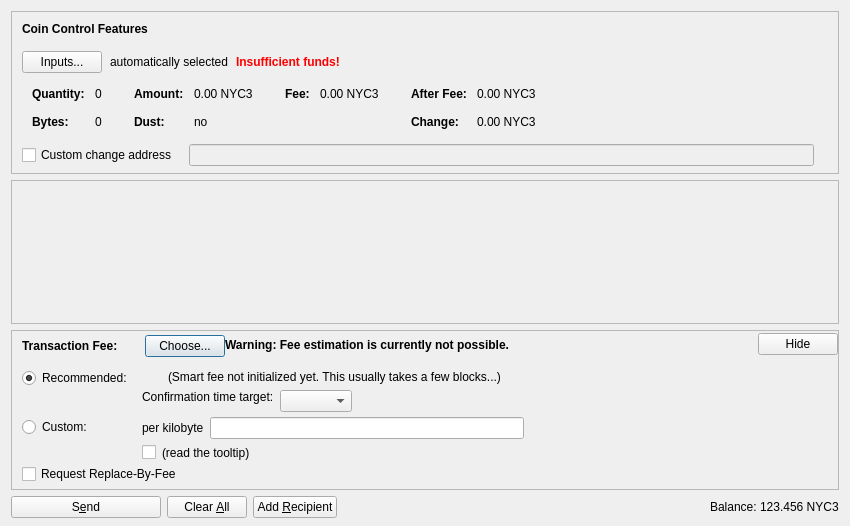
<?xml version="1.0" encoding="UTF-8"?>
<ui version="4.0">
 <class>SendCoinsDialog</class>
 <widget class="QDialog" name="SendCoinsDialog">
  <property name="geometry">
   <rect>
    <x>0</x>
    <y>0</y>
    <width>850</width>
    <height>526</height>
   </rect>
  </property>
  <property name="windowTitle">
   <string>Send Coins</string>
  </property>
  <layout class="QVBoxLayout" name="verticalLayout" stretch="0,1,0,0">
   <property name="bottomMargin">
    <number>8</number>
   </property>
   <item>
    <widget class="QFrame" name="frameCoinControl">
     <property name="sizePolicy">
      <sizepolicy hsizetype="Expanding" vsizetype="Expanding">
       <horstretch>0</horstretch>
       <verstretch>0</verstretch>
      </sizepolicy>
     </property>
     <property name="maximumSize">
      <size>
       <width>16777215</width>
       <height>16777215</height>
      </size>
     </property>
     <property name="frameShape">
      <enum>QFrame::StyledPanel</enum>
     </property>
     <property name="frameShadow">
      <enum>QFrame::Sunken</enum>
     </property>
     <layout class="QVBoxLayout" name="verticalLayoutCoinControl2">
      <property name="spacing">
       <number>0</number>
      </property>
      <property name="leftMargin">
       <number>0</number>
      </property>
      <property name="topMargin">
       <number>0</number>
      </property>
      <property name="rightMargin">
       <number>0</number>
      </property>
      <property name="bottomMargin">
       <number>6</number>
      </property>
      <item>
       <layout class="QVBoxLayout" name="verticalLayoutCoinControl" stretch="0,0,0,0,1">
        <property name="spacing">
         <number>0</number>
        </property>
        <property name="leftMargin">
         <number>10</number>
        </property>
        <property name="topMargin">
         <number>10</number>
        </property>
        <item>
         <layout class="QHBoxLayout" name="horizontalLayoutCoinControl1">
          <property name="bottomMargin">
           <number>15</number>
          </property>
          <item>
           <widget class="QLabel" name="labelCoinControlFeatures">
            <property name="sizePolicy">
             <sizepolicy hsizetype="Preferred" vsizetype="Maximum">
              <horstretch>0</horstretch>
              <verstretch>0</verstretch>
             </sizepolicy>
            </property>
            <property name="font">
             <font>
              <weight>75</weight>
              <bold>true</bold>
             </font>
            </property>
            <property name="styleSheet">
             <string notr="true">font-weight:bold;</string>
            </property>
            <property name="text">
             <string>Coin Control Features</string>
            </property>
           </widget>
          </item>
         </layout>
        </item>
        <item>
         <layout class="QHBoxLayout" name="horizontalLayoutCoinControl2" stretch="0,0,0,0">
          <property name="spacing">
           <number>8</number>
          </property>
          <property name="bottomMargin">
           <number>10</number>
          </property>
          <item>
           <widget class="QPushButton" name="pushButtonCoinControl">
            <property name="styleSheet">
             <string notr="true"/>
            </property>
            <property name="text">
             <string>Inputs...</string>
            </property>
            <property name="autoDefault">
             <bool>false</bool>
            </property>
           </widget>
          </item>
          <item>
           <widget class="QLabel" name="labelCoinControlAutomaticallySelected">
            <property name="text">
             <string>automatically selected</string>
            </property>
            <property name="margin">
             <number>5</number>
            </property>
           </widget>
          </item>
          <item>
           <widget class="QLabel" name="labelCoinControlInsuffFunds">
            <property name="font">
             <font>
              <weight>75</weight>
              <bold>true</bold>
             </font>
            </property>
            <property name="styleSheet">
             <string notr="true">color:red;font-weight:bold;</string>
            </property>
            <property name="text">
             <string>Insufficient funds!</string>
            </property>
            <property name="margin">
             <number>5</number>
            </property>
           </widget>
          </item>
          <item>
           <spacer name="horizontalSpacerCoinControl">
            <property name="orientation">
             <enum>Qt::Horizontal</enum>
            </property>
            <property name="sizeHint" stdset="0">
             <size>
              <width>40</width>
              <height>1</height>
             </size>
            </property>
           </spacer>
          </item>
         </layout>
        </item>
        <item>
         <widget class="QWidget" name="widgetCoinControl" native="true">
          <property name="sizePolicy">
           <sizepolicy hsizetype="Preferred" vsizetype="Preferred">
            <horstretch>0</horstretch>
            <verstretch>0</verstretch>
           </sizepolicy>
          </property>
          <property name="minimumSize">
           <size>
            <width>0</width>
            <height>0</height>
           </size>
          </property>
          <property name="styleSheet">
           <string notr="true"/>
          </property>
          <layout class="QHBoxLayout" name="horizontalLayoutCoinControl5">
           <property name="leftMargin">
            <number>0</number>
           </property>
           <property name="topMargin">
            <number>0</number>
           </property>
           <property name="rightMargin">
            <number>0</number>
           </property>
           <property name="bottomMargin">
            <number>0</number>
           </property>
           <item>
            <layout class="QHBoxLayout" name="horizontalLayoutCoinControl3" stretch="0,0,0,1">
             <property name="spacing">
              <number>20</number>
             </property>
             <property name="topMargin">
              <number>0</number>
             </property>
             <property name="bottomMargin">
              <number>10</number>
             </property>
             <item>
              <layout class="QFormLayout" name="formLayoutCoinControl1">
               <property name="horizontalSpacing">
                <number>10</number>
               </property>
               <property name="verticalSpacing">
                <number>14</number>
               </property>
               <property name="leftMargin">
                <number>10</number>
               </property>
               <property name="topMargin">
                <number>4</number>
               </property>
               <property name="rightMargin">
                <number>6</number>
               </property>
               <item row="0" column="0">
                <widget class="QLabel" name="labelCoinControlQuantityText">
                 <property name="font">
                  <font>
                   <weight>75</weight>
                   <bold>true</bold>
                  </font>
                 </property>
                 <property name="text">
                  <string>Quantity:</string>
                 </property>
                 <property name="margin">
                  <number>0</number>
                 </property>
                </widget>
               </item>
               <item row="0" column="1">
                <widget class="QLabel" name="labelCoinControlQuantity">
                 <property name="cursor">
                  <cursorShape>IBeamCursor</cursorShape>
                 </property>
                 <property name="contextMenuPolicy">
                  <enum>Qt::ActionsContextMenu</enum>
                 </property>
                 <property name="text">
                  <string notr="true">0</string>
                 </property>
                 <property name="margin">
                  <number>0</number>
                 </property>
                 <property name="textInteractionFlags">
                  <set>Qt::LinksAccessibleByMouse|Qt::TextSelectableByKeyboard|Qt::TextSelectableByMouse</set>
                 </property>
                </widget>
               </item>
               <item row="1" column="0">
                <widget class="QLabel" name="labelCoinControlBytesText">
                 <property name="font">
                  <font>
                   <weight>75</weight>
                   <bold>true</bold>
                  </font>
                 </property>
                 <property name="text">
                  <string>Bytes:</string>
                 </property>
                </widget>
               </item>
               <item row="1" column="1">
                <widget class="QLabel" name="labelCoinControlBytes">
                 <property name="cursor">
                  <cursorShape>IBeamCursor</cursorShape>
                 </property>
                 <property name="contextMenuPolicy">
                  <enum>Qt::ActionsContextMenu</enum>
                 </property>
                 <property name="text">
                  <string notr="true">0</string>
                 </property>
                 <property name="textInteractionFlags">
                  <set>Qt::LinksAccessibleByMouse|Qt::TextSelectableByKeyboard|Qt::TextSelectableByMouse</set>
                 </property>
                </widget>
               </item>
              </layout>
             </item>
             <item>
              <layout class="QFormLayout" name="formLayoutCoinControl2">
               <property name="horizontalSpacing">
                <number>10</number>
               </property>
               <property name="verticalSpacing">
                <number>14</number>
               </property>
               <property name="leftMargin">
                <number>6</number>
               </property>
               <property name="topMargin">
                <number>4</number>
               </property>
               <property name="rightMargin">
                <number>6</number>
               </property>
               <item row="0" column="0">
                <widget class="QLabel" name="labelCoinControlAmountText">
                 <property name="font">
                  <font>
                   <weight>75</weight>
                   <bold>true</bold>
                  </font>
                 </property>
                 <property name="text">
                  <string>Amount:</string>
                 </property>
                 <property name="margin">
                  <number>0</number>
                 </property>
                </widget>
               </item>
               <item row="0" column="1">
                <widget class="QLabel" name="labelCoinControlAmount">
                 <property name="cursor">
                  <cursorShape>IBeamCursor</cursorShape>
                 </property>
                 <property name="contextMenuPolicy">
                  <enum>Qt::ActionsContextMenu</enum>
                 </property>
                 <property name="text">
                  <string notr="true">0.00 NYC3</string>
                 </property>
                 <property name="textInteractionFlags">
                  <set>Qt::LinksAccessibleByMouse|Qt::TextSelectableByKeyboard|Qt::TextSelectableByMouse</set>
                 </property>
                </widget>
               </item>
               <item row="1" column="0">
                <widget class="QLabel" name="labelCoinControlLowOutputText">
                 <property name="font">
                  <font>
                   <weight>75</weight>
                   <bold>true</bold>
                  </font>
                 </property>
                 <property name="text">
                  <string>Dust:</string>
                 </property>
                </widget>
               </item>
               <item row="1" column="1">
                <widget class="QLabel" name="labelCoinControlLowOutput">
                 <property name="cursor">
                  <cursorShape>IBeamCursor</cursorShape>
                 </property>
                 <property name="contextMenuPolicy">
                  <enum>Qt::ActionsContextMenu</enum>
                 </property>
                 <property name="text">
                  <string notr="true">no</string>
                 </property>
                 <property name="textInteractionFlags">
                  <set>Qt::LinksAccessibleByMouse|Qt::TextSelectableByKeyboard|Qt::TextSelectableByMouse</set>
                 </property>
                </widget>
               </item>
              </layout>
             </item>
             <item>
              <layout class="QFormLayout" name="formLayoutCoinControl3">
               <property name="horizontalSpacing">
                <number>10</number>
               </property>
               <property name="verticalSpacing">
                <number>14</number>
               </property>
               <property name="leftMargin">
                <number>6</number>
               </property>
               <property name="topMargin">
                <number>4</number>
               </property>
               <property name="rightMargin">
                <number>6</number>
               </property>
               <item row="0" column="0">
                <widget class="QLabel" name="labelCoinControlFeeText">
                 <property name="font">
                  <font>
                   <weight>75</weight>
                   <bold>true</bold>
                  </font>
                 </property>
                 <property name="text">
                  <string>Fee:</string>
                 </property>
                 <property name="margin">
                  <number>0</number>
                 </property>
                </widget>
               </item>
               <item row="0" column="1">
                <widget class="QLabel" name="labelCoinControlFee">
                 <property name="cursor">
                  <cursorShape>IBeamCursor</cursorShape>
                 </property>
                 <property name="contextMenuPolicy">
                  <enum>Qt::ActionsContextMenu</enum>
                 </property>
                 <property name="text">
                  <string notr="true">0.00 NYC3</string>
                 </property>
                 <property name="textInteractionFlags">
                  <set>Qt::LinksAccessibleByMouse|Qt::TextSelectableByKeyboard|Qt::TextSelectableByMouse</set>
                 </property>
                </widget>
               </item>
              </layout>
             </item>
             <item>
              <layout class="QFormLayout" name="formLayoutCoinControl4">
               <property name="horizontalSpacing">
                <number>10</number>
               </property>
               <property name="verticalSpacing">
                <number>14</number>
               </property>
               <property name="leftMargin">
                <number>6</number>
               </property>
               <property name="topMargin">
                <number>4</number>
               </property>
               <property name="rightMargin">
                <number>6</number>
               </property>
               <item row="0" column="0">
                <widget class="QLabel" name="labelCoinControlAfterFeeText">
                 <property name="font">
                  <font>
                   <weight>75</weight>
                   <bold>true</bold>
                  </font>
                 </property>
                 <property name="text">
                  <string>After Fee:</string>
                 </property>
                 <property name="margin">
                  <number>0</number>
                 </property>
                </widget>
               </item>
               <item row="0" column="1">
                <widget class="QLabel" name="labelCoinControlAfterFee">
                 <property name="cursor">
                  <cursorShape>IBeamCursor</cursorShape>
                 </property>
                 <property name="contextMenuPolicy">
                  <enum>Qt::ActionsContextMenu</enum>
                 </property>
                 <property name="text">
                  <string notr="true">0.00 NYC3</string>
                 </property>
                 <property name="textInteractionFlags">
                  <set>Qt::LinksAccessibleByMouse|Qt::TextSelectableByKeyboard|Qt::TextSelectableByMouse</set>
                 </property>
                </widget>
               </item>
               <item row="1" column="0">
                <widget class="QLabel" name="labelCoinControlChangeText">
                 <property name="font">
                  <font>
                   <weight>75</weight>
                   <bold>true</bold>
                  </font>
                 </property>
                 <property name="text">
                  <string>Change:</string>
                 </property>
                </widget>
               </item>
               <item row="1" column="1">
                <widget class="QLabel" name="labelCoinControlChange">
                 <property name="cursor">
                  <cursorShape>IBeamCursor</cursorShape>
                 </property>
                 <property name="contextMenuPolicy">
                  <enum>Qt::ActionsContextMenu</enum>
                 </property>
                 <property name="text">
                  <string notr="true">0.00 NYC3</string>
                 </property>
                 <property name="textInteractionFlags">
                  <set>Qt::LinksAccessibleByMouse|Qt::TextSelectableByKeyboard|Qt::TextSelectableByMouse</set>
                 </property>
                </widget>
               </item>
              </layout>
             </item>
            </layout>
           </item>
          </layout>
         </widget>
        </item>
        <item>
         <layout class="QHBoxLayout" name="horizontalLayoutCoinControl4" stretch="0,0,0">
          <property name="spacing">
           <number>12</number>
          </property>
          <property name="sizeConstraint">
           <enum>QLayout::SetDefaultConstraint</enum>
          </property>
          <property name="topMargin">
           <number>5</number>
          </property>
          <property name="rightMargin">
           <number>5</number>
          </property>
          <item>
           <widget class="QCheckBox" name="checkBoxCoinControlChange">
            <property name="toolTip">
             <string>If this is activated, but the change address is empty or invalid, change will be sent to a newly generated address.</string>
            </property>
            <property name="text">
             <string>Custom change address</string>
            </property>
           </widget>
          </item>
          <item>
           <widget class="QValidatedLineEdit" name="lineEditCoinControlChange">
            <property name="enabled">
             <bool>false</bool>
            </property>
            <property name="sizePolicy">
             <sizepolicy hsizetype="Expanding" vsizetype="Fixed">
              <horstretch>0</horstretch>
              <verstretch>0</verstretch>
             </sizepolicy>
            </property>
           </widget>
          </item>
          <item>
           <widget class="QLabel" name="labelCoinControlChangeLabel">
            <property name="sizePolicy">
             <sizepolicy hsizetype="Preferred" vsizetype="Expanding">
              <horstretch>0</horstretch>
              <verstretch>0</verstretch>
             </sizepolicy>
            </property>
            <property name="minimumSize">
             <size>
              <width>0</width>
              <height>0</height>
             </size>
            </property>
            <property name="text">
             <string/>
            </property>
            <property name="margin">
             <number>3</number>
            </property>
           </widget>
          </item>
         </layout>
        </item>
        <item>
         <spacer name="verticalSpacerCoinControl">
          <property name="orientation">
           <enum>Qt::Vertical</enum>
          </property>
          <property name="sizeHint" stdset="0">
           <size>
            <width>800</width>
            <height>1</height>
           </size>
          </property>
         </spacer>
        </item>
       </layout>
      </item>
     </layout>
    </widget>
   </item>
   <item>
    <widget class="QScrollArea" name="scrollArea">
     <property name="widgetResizable">
      <bool>true</bool>
     </property>
     <widget class="QWidget" name="scrollAreaWidgetContents">
      <property name="geometry">
       <rect>
        <x>0</x>
        <y>0</y>
        <width>830</width>
        <height>104</height>
       </rect>
      </property>
      <layout class="QVBoxLayout" name="verticalLayout_2" stretch="0,1">
       <property name="leftMargin">
        <number>0</number>
       </property>
       <property name="topMargin">
        <number>0</number>
       </property>
       <property name="rightMargin">
        <number>0</number>
       </property>
       <property name="bottomMargin">
        <number>0</number>
       </property>
       <item>
        <layout class="QVBoxLayout" name="entries">
         <property name="spacing">
          <number>6</number>
         </property>
        </layout>
       </item>
       <item>
        <spacer name="verticalSpacer">
         <property name="orientation">
          <enum>Qt::Vertical</enum>
         </property>
         <property name="sizeHint" stdset="0">
          <size>
           <width>20</width>
           <height>40</height>
          </size>
         </property>
        </spacer>
       </item>
      </layout>
     </widget>
    </widget>
   </item>
   <item>
    <widget class="QFrame" name="frameFee">
     <property name="sizePolicy">
      <sizepolicy hsizetype="Expanding" vsizetype="Expanding">
       <horstretch>0</horstretch>
       <verstretch>0</verstretch>
      </sizepolicy>
     </property>
     <property name="maximumSize">
      <size>
       <width>16777215</width>
       <height>16777215</height>
      </size>
     </property>
     <property name="frameShape">
      <enum>QFrame::StyledPanel</enum>
     </property>
     <property name="frameShadow">
      <enum>QFrame::Sunken</enum>
     </property>
     <layout class="QVBoxLayout" name="verticalLayoutFee1">
      <property name="spacing">
       <number>0</number>
      </property>
      <property name="leftMargin">
       <number>0</number>
      </property>
      <property name="topMargin">
       <number>0</number>
      </property>
      <property name="rightMargin">
       <number>0</number>
      </property>
      <property name="bottomMargin">
       <number>0</number>
      </property>
      <item>
       <layout class="QVBoxLayout" name="verticalLayoutFee2" stretch="0,0,0">
        <property name="spacing">
         <number>0</number>
        </property>
        <property name="leftMargin">
         <number>10</number>
        </property>
        <property name="topMargin">
         <number>0</number>
        </property>
        <item>
         <layout class="QHBoxLayout" name="horizontalLayoutFee1">
          <property name="bottomMargin">
           <number>0</number>
          </property>
          <item>
           <layout class="QVBoxLayout" name="verticalLayoutFee7">
            <property name="spacing">
             <number>0</number>
            </property>
            <item>
             <spacer name="verticalSpacerSmartFee">
              <property name="orientation">
               <enum>Qt::Vertical</enum>
              </property>
              <property name="sizeType">
               <enum>QSizePolicy::Fixed</enum>
              </property>
              <property name="sizeHint" stdset="0">
               <size>
                <width>1</width>
                <height>4</height>
               </size>
              </property>
             </spacer>
            </item>
            <item>
             <layout class="QHBoxLayout" name="horizontalLayoutSmartFee">
              <property name="spacing">
               <number>10</number>
              </property>
              <item>
               <widget class="QLabel" name="labelFeeHeadline">
                <property name="sizePolicy">
                 <sizepolicy hsizetype="Preferred" vsizetype="Maximum">
                  <horstretch>0</horstretch>
                  <verstretch>0</verstretch>
                 </sizepolicy>
                </property>
                <property name="font">
                 <font>
                  <weight>75</weight>
                  <bold>true</bold>
                 </font>
                </property>
                <property name="styleSheet">
                 <string notr="true">font-weight:bold;</string>
                </property>
                <property name="text">
                 <string>Transaction Fee:</string>
                </property>
               </widget>
              </item>
              <item>
               <widget class="QLabel" name="labelFeeMinimized">
                <property name="text">
                 <string/>
                </property>
               </widget>
              </item>
              <item>
               <widget class="QPushButton" name="buttonChooseFee">
                <property name="text">
                 <string>Choose...</string>
                </property>
               </widget>
              </item>
             </layout>
            </item>
            <item>
             <spacer name="verticalSpacer_5">
              <property name="orientation">
               <enum>Qt::Vertical</enum>
              </property>
              <property name="sizeHint" stdset="0">
               <size>
                <width>1</width>
                <height>1</height>
               </size>
              </property>
             </spacer>
            </item>
           </layout>
          </item>
          <item>
           <widget class="QLabel" name="fallbackFeeWarningLabel">
            <property name="toolTip">
             <string>Using the fallbackfee can result in sending a transaction that will take several hours or days (or never) to confirm. Consider choosing your fee manually or wait until you have validated the complete chain.</string>
            </property>
            <property name="font">
            <font>
                <weight>75</weight>
                <bold>true</bold>
            </font>
            </property>
            <property name="text">
             <string>Warning: Fee estimation is currently not possible.</string>
            </property>
            <property name="wordWrap">
             <bool>false</bool>
            </property>
           </widget>
          </item>
          <item>
           <spacer name="horizontalSpacer_4">
            <property name="orientation">
             <enum>Qt::Horizontal</enum>
            </property>
            <property name="sizeType">
             <enum>QSizePolicy::MinimumExpanding</enum>
            </property>
            <property name="sizeHint" stdset="0">
             <size>
              <width>40</width>
              <height>20</height>
             </size>
            </property>
           </spacer>
          </item>
          <item>
           <widget class="QPushButton" name="buttonMinimizeFee">
            <property name="toolTip">
             <string>collapse fee-settings</string>
            </property>
            <property name="text">
             <string>Hide</string>
            </property>
           </widget>
          </item>
         </layout>
        </item>
        <item>
         <widget class="QFrame" name="frameFeeSelection">
          <layout class="QVBoxLayout" name="verticalLayoutFee12">
           <property name="spacing">
            <number>0</number>
           </property>
           <property name="leftMargin">
            <number>0</number>
           </property>
           <property name="topMargin">
            <number>0</number>
           </property>
           <property name="rightMargin">
            <number>0</number>
           </property>
           <property name="bottomMargin">
            <number>0</number>
           </property>
           <item>
            <layout class="QGridLayout" name="gridLayoutFee">
             <property name="topMargin">
              <number>10</number>
             </property>
             <property name="bottomMargin">
              <number>4</number>
             </property>
             <property name="horizontalSpacing">
              <number>10</number>
             </property>
             <property name="verticalSpacing">
              <number>4</number>
             </property>
             <item row="1" column="1">
              <layout class="QVBoxLayout" name="verticalLayoutFee8">
               <property name="spacing">
                <number>6</number>
               </property>
               <item>
                <layout class="QHBoxLayout" name="horizontalLayoutFee13">
                 <item>
                  <widget class="QLabel" name="labelCustomPerKilobyte">
                   <property name="toolTip">
                    <string>If the custom fee is set to 1000 satoshis and the transaction is only 250 bytes, then &quot;per kilobyte&quot; only pays 250 satoshis in fee, while &quot;total at least&quot; pays 1000 satoshis. For transactions bigger than a kilobyte both pay by kilobyte.</string>
                   </property>
                   <property name="text">
                    <string>per kilobyte</string>
                   </property>
                  </widget>
                 </item>
                 <item>
                  <widget class="Nyc3AmountField" name="customFee"/>
                 </item>
                 <item>
                  <spacer name="horizontalSpacer_6">
                   <property name="orientation">
                    <enum>Qt::Horizontal</enum>
                   </property>
                   <property name="sizeHint" stdset="0">
                    <size>
                     <width>1</width>
                     <height>1</height>
                    </size>
                   </property>
                  </spacer>
                 </item>
                </layout>
               </item>
               <item>
                <layout class="QHBoxLayout" name="horizontalLayoutFee8">
                 <item>
                  <widget class="QCheckBox" name="checkBoxMinimumFee">
                   <property name="toolTip">
                    <string>Paying only the minimum fee is just fine as long as there is less transaction volume than space in the blocks. But be aware that this can end up in a never confirming transaction once there is more demand for nyc3 transactions than the network can process.</string>
                   </property>
                   <property name="text">
                    <string/>
                   </property>
                  </widget>
                 </item>
                 <item>
                  <widget class="QLabel" name="labelMinFeeWarning">
                   <property name="enabled">
                    <bool>true</bool>
                   </property>
                   <property name="toolTip">
                    <string>Paying only the minimum fee is just fine as long as there is less transaction volume than space in the blocks. But be aware that this can end up in a never confirming transaction once there is more demand for nyc3 transactions than the network can process.</string>
                   </property>
                   <property name="text">
                    <string>(read the tooltip)</string>
                   </property>
                   <property name="margin">
                    <number>5</number>
                   </property>
                  </widget>
                 </item>
                 <item>
                  <spacer name="horizontalSpacer_2">
                   <property name="orientation">
                    <enum>Qt::Horizontal</enum>
                   </property>
                   <property name="sizeHint" stdset="0">
                    <size>
                     <width>1</width>
                     <height>1</height>
                    </size>
                   </property>
                  </spacer>
                 </item>
                </layout>
               </item>
              </layout>
             </item>
             <item row="0" column="0">
              <layout class="QVBoxLayout" name="verticalLayoutFee4" stretch="0,1">
               <item>
                <widget class="QRadioButton" name="radioSmartFee">
                 <property name="text">
                  <string>Recommended:</string>
                 </property>
                 <property name="checked">
                  <bool>true</bool>
                 </property>
                 <attribute name="buttonGroup">
                  <string notr="true">groupFee</string>
                 </attribute>
                </widget>
               </item>
               <item>
                <spacer name="verticalSpacer_2">
                 <property name="orientation">
                  <enum>Qt::Vertical</enum>
                 </property>
                 <property name="sizeHint" stdset="0">
                  <size>
                   <width>1</width>
                   <height>1</height>
                  </size>
                 </property>
                </spacer>
               </item>
              </layout>
             </item>
             <item row="1" column="0">
              <layout class="QVBoxLayout" name="verticalLayoutFee9" stretch="0,1">
               <item>
                <widget class="QRadioButton" name="radioCustomFee">
                 <property name="text">
                  <string>Custom:</string>
                 </property>
                 <attribute name="buttonGroup">
                  <string notr="true">groupFee</string>
                 </attribute>
                </widget>
               </item>
               <item>
                <spacer name="verticalSpacer_6">
                 <property name="orientation">
                  <enum>Qt::Vertical</enum>
                 </property>
                 <property name="sizeHint" stdset="0">
                  <size>
                   <width>1</width>
                   <height>1</height>
                  </size>
                 </property>
                </spacer>
               </item>
              </layout>
             </item>
             <item row="0" column="1">
              <layout class="QVBoxLayout" name="verticalLayoutFee3" stretch="0,0,1">
               <property name="spacing">
                <number>6</number>
               </property>
               <property name="topMargin">
                <number>2</number>
               </property>
               <item>
                <layout class="QHBoxLayout" name="horizontalLayoutFee12">
                 <item>
                  <widget class="QLabel" name="labelSmartFee">
                   <property name="text">
                    <string/>
                   </property>
                   <property name="margin">
                    <number>2</number>
                   </property>
                  </widget>
                 </item>
                 <item>
                  <widget class="QLabel" name="labelFeeEstimation">
                   <property name="text">
                    <string/>
                   </property>
                  </widget>
                 </item>
                 <item>
                  <widget class="QLabel" name="labelSmartFee2">
                   <property name="text">
                    <string>(Smart fee not initialized yet. This usually takes a few blocks...)</string>
                   </property>
                   <property name="margin">
                    <number>2</number>
                   </property>
                  </widget>
                 </item>
                 <item>
                  <spacer name="horizontalSpacer_5">
                   <property name="orientation">
                    <enum>Qt::Horizontal</enum>
                   </property>
                   <property name="sizeHint" stdset="0">
                    <size>
                     <width>1</width>
                     <height>1</height>
                    </size>
                   </property>
                  </spacer>
                 </item>
                </layout>
               </item>
               <item>
                <layout class="QHBoxLayout" name="horizontalLayoutFee9">
                 <item>
                  <layout class="QVBoxLayout" name="verticalLayoutFee6">
                   <item>
                    <widget class="QLabel" name="labelSmartFee3">
                     <property name="text">
                      <string>Confirmation time target:</string>
                     </property>
                     <property name="margin">
                      <number>2</number>
                     </property>
                    </widget>
                   </item>
                   <item>
                    <spacer name="verticalSpacer_3">
                     <property name="orientation">
                      <enum>Qt::Vertical</enum>
                     </property>
                     <property name="sizeHint" stdset="0">
                      <size>
                       <width>1</width>
                       <height>1</height>
                      </size>
                     </property>
                    </spacer>
                   </item>
                  </layout>
                 </item>
                 <item>
                  <layout class="QVBoxLayout" name="verticalLayoutFee5">
                   <property name="rightMargin">
                    <number>30</number>
                   </property>
                   <item>
                    <layout class="QHBoxLayout" name="horizontalLayoutConfTarget">
                     <property name="bottomMargin">
                      <number>0</number>
                     </property>
                     <item>
                      <widget class="QComboBox" name="confTargetSelector"/>
                     </item>
                     <item>
                      <spacer name="horizontalSpacerConfTarget">
                       <property name="orientation">
                        <enum>Qt::Horizontal</enum>
                       </property>
                       <property name="sizeHint" stdset="0">
                        <size>
                         <width>40</width>
                         <height>20</height>
                        </size>
                       </property>
                      </spacer>
                     </item>
                    </layout>
                   </item>
                  </layout>
                 </item>
                </layout>
               </item>
               <item>
                <spacer name="verticalSpacer_4">
                 <property name="orientation">
                  <enum>Qt::Vertical</enum>
                 </property>
                 <property name="sizeHint" stdset="0">
                  <size>
                   <width>1</width>
                   <height>1</height>
                  </size>
                 </property>
                </spacer>
               </item>
              </layout>
             </item>
            </layout>
           </item>
           <item>
            <widget class="QCheckBox" name="optInRBF">
             <property name="text">
              <string>Request Replace-By-Fee</string>
             </property>
             <property name="toolTip">
              <string>Indicates that the sender may wish to replace this transaction with a new one paying higher fees (prior to being confirmed).</string>
             </property>
            </widget>
           </item>
          </layout>
         </widget>
        </item>
        <item>
         <spacer name="verticalSpacerFee">
          <property name="orientation">
           <enum>Qt::Vertical</enum>
          </property>
          <property name="sizeHint" stdset="0">
           <size>
            <width>40</width>
            <height>5</height>
           </size>
          </property>
         </spacer>
        </item>
       </layout>
      </item>
     </layout>
    </widget>
   </item>
   <item>
    <layout class="QHBoxLayout" name="horizontalLayout">
     <item>
      <widget class="QPushButton" name="sendButton">
       <property name="minimumSize">
        <size>
         <width>150</width>
         <height>0</height>
        </size>
       </property>
       <property name="toolTip">
        <string>Confirm the send action</string>
       </property>
       <property name="text">
        <string>S&amp;end</string>
       </property>
       <property name="icon">
        <iconset resource="../nyc3.qrc">
         <normaloff>:/icons/send</normaloff>:/icons/send</iconset>
       </property>
       <property name="autoDefault">
        <bool>false</bool>
       </property>
       <property name="default">
        <bool>false</bool>
       </property>
      </widget>
     </item>
     <item>
      <widget class="QPushButton" name="clearButton">
       <property name="sizePolicy">
        <sizepolicy hsizetype="Minimum" vsizetype="Fixed">
         <horstretch>0</horstretch>
         <verstretch>0</verstretch>
        </sizepolicy>
       </property>
       <property name="toolTip">
        <string>Clear all fields of the form.</string>
       </property>
       <property name="text">
        <string>Clear &amp;All</string>
       </property>
       <property name="icon">
        <iconset resource="../nyc3.qrc">
         <normaloff>:/icons/remove</normaloff>:/icons/remove</iconset>
       </property>
       <property name="autoDefault">
        <bool>false</bool>
       </property>
      </widget>
     </item>
     <item>
      <widget class="QPushButton" name="addButton">
       <property name="toolTip">
        <string>Send to multiple recipients at once</string>
       </property>
       <property name="text">
        <string>Add &amp;Recipient</string>
       </property>
       <property name="icon">
        <iconset resource="../nyc3.qrc">
         <normaloff>:/icons/add</normaloff>:/icons/add</iconset>
       </property>
       <property name="autoDefault">
        <bool>false</bool>
       </property>
      </widget>
     </item>
     <item>
      <spacer name="horizontalSpacer">
       <property name="orientation">
        <enum>Qt::Horizontal</enum>
       </property>
       <property name="sizeHint" stdset="0">
        <size>
         <width>40</width>
         <height>20</height>
        </size>
       </property>
      </spacer>
     </item>
     <item>
      <layout class="QHBoxLayout" name="horizontalLayout_2">
       <property name="spacing">
        <number>3</number>
       </property>
       <item>
        <widget class="QLabel" name="label">
         <property name="sizePolicy">
          <sizepolicy hsizetype="Preferred" vsizetype="Fixed">
           <horstretch>0</horstretch>
           <verstretch>0</verstretch>
          </sizepolicy>
         </property>
         <property name="text">
          <string>Balance:</string>
         </property>
        </widget>
       </item>
       <item>
        <widget class="QLabel" name="labelBalance">
         <property name="sizePolicy">
          <sizepolicy hsizetype="Preferred" vsizetype="Fixed">
           <horstretch>0</horstretch>
           <verstretch>0</verstretch>
          </sizepolicy>
         </property>
         <property name="cursor">
          <cursorShape>IBeamCursor</cursorShape>
         </property>
         <property name="text">
          <string notr="true">123.456 NYC3</string>
         </property>
         <property name="textInteractionFlags">
          <set>Qt::LinksAccessibleByMouse|Qt::TextSelectableByKeyboard|Qt::TextSelectableByMouse</set>
         </property>
        </widget>
       </item>
      </layout>
     </item>
    </layout>
   </item>
  </layout>
 </widget>
 <customwidgets>
  <customwidget>
   <class>QValidatedLineEdit</class>
   <extends>QLineEdit</extends>
   <header>qvalidatedlineedit.h</header>
  </customwidget>
  <customwidget>
   <class>Nyc3AmountField</class>
   <extends>QLineEdit</extends>
   <header>nyc3amountfield.h</header>
   <container>1</container>
  </customwidget>
 </customwidgets>
 <resources>
  <include location="../nyc3.qrc"/>
 </resources>
 <connections/>
 <buttongroups>
  <buttongroup name="groupFee"/>
 </buttongroups>
</ui>
